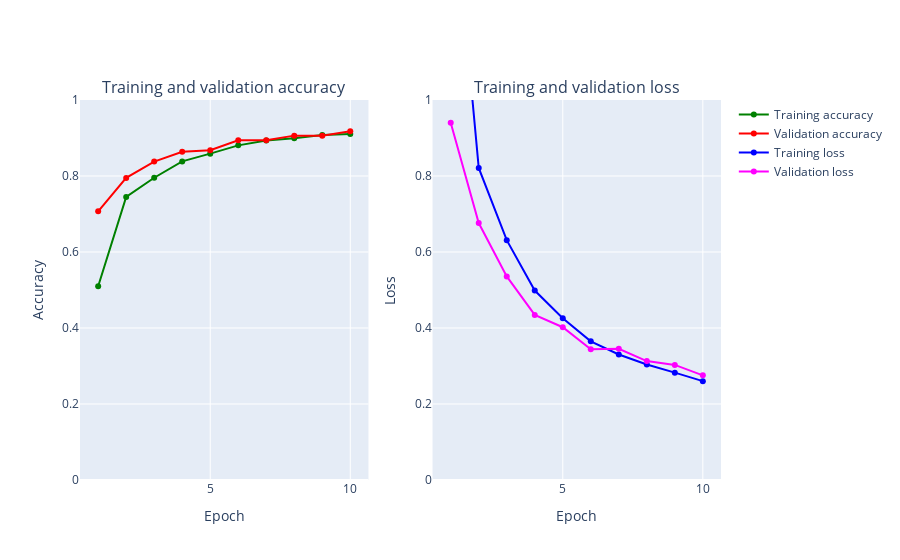

Notebook code for this chart:
### Code cell
plot_accuracy_and_loss(train_model2)

### Figure 1 — Plotly figure (JSON) as saved in the notebook; plotly's stock layout.template omitted (floating-point values rounded to 4 significant figures)
{"data": [{"marker": {"color": "Green"}, "mode": "markers+lines", "name": "Training accuracy", "text": ["1", "2", "3", "4", "5", "6", "7", "8", "9", "10"], "x": [1, 2, 3, 4, 5, 6, 7, 8, 9, 10], "xaxis": "x", "y": [0.5097, 0.745, 0.7954, 0.8384, 0.8589, 0.8806, 0.8934, 0.8996, 0.908, 0.9105], "yaxis": "y", "type": "scatter"}, {"marker": {"color": "Red"}, "mode": "markers+lines", "name": "Validation accuracy", "text": ["1", "2", "3", "4", "5", "6", "7", "8", "9", "10"], "x": [1, 2, 3, 4, 5, 6, 7, 8, 9, 10], "xaxis": "x", "y": [0.7071, 0.795, 0.8379, 0.8637, 0.8679, 0.8938, 0.8942, 0.9062, 0.9062, 0.9175], "yaxis": "y", "type": "scatter"}, {"marker": {"color": "Blue"}, "mode": "markers+lines", "name": "Training loss", "text": ["1", "2", "3", "4", "5", "6", "7", "8", "9", "10"], "x": [1, 2, 3, 4, 5, 6, 7, 8, 9, 10], "xaxis": "x2", "y": [1.619, 0.8212, 0.6312, 0.4986, 0.4256, 0.3649, 0.3303, 0.304, 0.2825, 0.2602], "yaxis": "y2", "type": "scatter"}, {"marker": {"color": "Magenta"}, "mode": "markers+lines", "name": "Validation loss", "text": ["1", "2", "3", "4", "5", "6", "7", "8", "9", "10"], "x": [1, 2, 3, 4, 5, 6, 7, 8, 9, 10], "xaxis": "x2", "y": [0.94, 0.6763, 0.5357, 0.4345, 0.402, 0.3441, 0.3455, 0.313, 0.3028, 0.2754], "yaxis": "y2", "type": "scatter"}], "layout": {"annotations": [{"font": {"size": 16}, "showarrow": false, "text": "Training and validation accuracy", "x": 0.225, "xanchor": "center", "xref": "paper", "y": 1, "yanchor": "bottom", "yref": "paper"}, {"font": {"size": 16}, "showarrow": false, "text": "Training and validation loss", "x": 0.775, "xanchor": "center", "xref": "paper", "y": 1, "yanchor": "bottom", "yref": "paper"}], "xaxis": {"anchor": "y", "domain": [0, 0.45], "title": {"text": "Epoch"}}, "yaxis": {"anchor": "x", "domain": [0, 1], "range": [0, 1], "title": {"text": "Accuracy"}}, "xaxis2": {"anchor": "y2", "domain": [0.55, 1], "title": {"text": "Epoch"}}, "yaxis2": {"anchor": "x2", "domain": [0, 1], "range": [0, 1], "title": {"text": "Loss"}}}}
